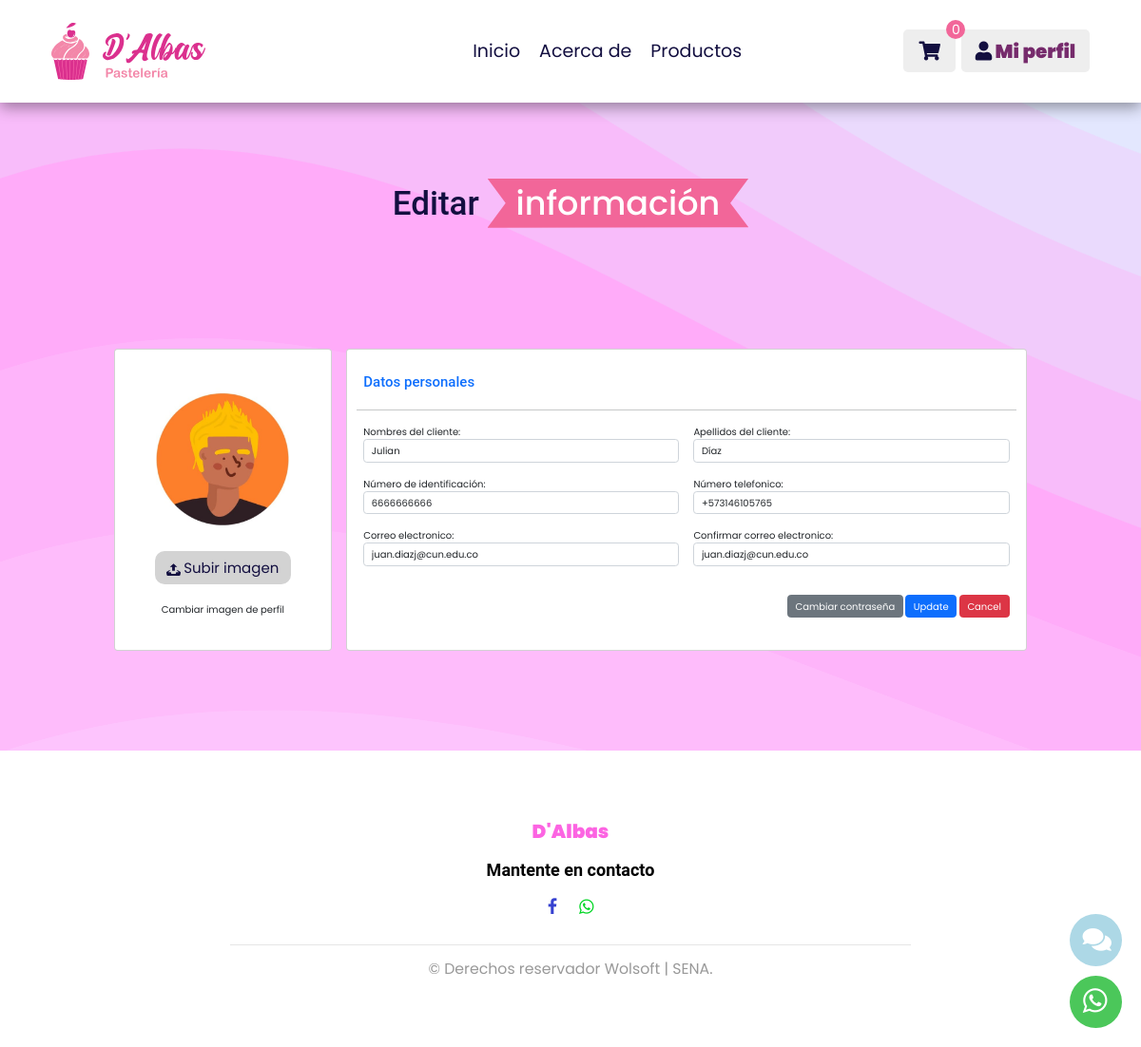
The app's page /consultarClientes/3/ (signed in) with its own data.
### app_DAlbas/models.py (models this page shows, shortened)
class User(AbstractUser):
    fotoUsuario = models.ImageField(upload_to=f"usuarios/",null=True,blank=True,db_comment="Foto del Usuario")
    tipoUsuario = models.CharField(max_length=15,choices=TIPO_USUARIOS,db_comment="Nombre del Tipo de usuario")
    estadoUsuario = models.CharField(max_length=10,choices=ESTADOS_USUARIOS,default='Activo',db_comment="Estado de los usuarios, deben estar activos para poder ingresar")
    fechaHoraCreacion  = models.DateTimeField(auto_now_add=True,db_comment="Fecha y hora del registro")
    fechaHoraActualizacion = models.DateTimeField(auto_now=True,db_comment="Fecha y hora última actualización")

class Clientes(User):
    identificacionCliente = models.CharField(max_length=20,unique=True,db_comment='Identificación del cliente, puede ser cédula o NUIP')
    telefonoCliente = models.CharField(max_length=20,null=True,db_comment='Número telefono del cliente')
    fechaHoraCreacionCliente = models.DateTimeField(auto_now_add=True,db_comment='Fecha y hora del registro del cliente')
    fechaHoraActualizacionCliente = models.DateTimeField(auto_now=True,db_comment='Fecha y hora última actualización')

### app_DAlbas/views.py (the view)
# urls.py: path('consultarClientes/<int:id>/', views.consultarCliente),
def consultarCliente(request, id):
    if request.user.is_authenticated:
        if request.user.groups.filter(name='Cliente').exists():
            try:
                cliente=Clientes.objects.get(id=id)
                mensaje=""
            except Error as error:
                mensaje=f"Problemas {error}"
            retorno={"mensaje":mensaje,"cliente":cliente}
            return render(request,"cliente/editarCliente.html",retorno)
        else:
            retorno = {"mensaje": "No tienes permiso para ingresar a esta vista"}
    else:
        retorno = {"mensaje": "Debe ingresar con sus credenciales"}
    return render(request, "login.html", retorno)

### app_DAlbas/Carrito.py (called while the page is built)
    def obtener_cantidad_total(self):
        total_cantidad = 0
        for producto_id, item in self.carrito.items():
            total_cantidad += item['cantidad']
        return total_cantidad

### app_DAlbas/context_processor.py (called while the page is built, shortened)
def totalCarrito(request):
    total = 0
    return {"total_carrito": total}

def cantidad_productos_carrito(request):
    carrito = Carrito(request)
    cantidad_productos = carrito.obtener_cantidad_total()
    return {'cantidad_productos_carrito': cantidad_productos}

### app_DAlbas/templates/cliente/editarCliente.html (shortened to what this page needs)
{% extends "index.html" %}
{% block encabezado %}
    {% include "cliente/encabezado.html" %}
{% endblock %}
{% block contenido %}
<br><br>
<div>
    <h1 class="heading"> Editar <span>información</span></h1>
</div>
<br>
<div class="container mt-5 mb-5">
    <form action="/actualizarClientes/" method="post" id="frmUpdateCliente" autocomplete="off" enctype="multipart/form-data" novalidate>
        <div class="row gutters">
            <div class="col-xl-3 col-lg-3 col-md-12 col-sm-12 col-12">
            <div class="card edit h-100">
                <div class="card-body">
                    <div class="account-settings">
                        <div class="row mx-1">
                            <div class="col-12 col-md-12 col-lg-12 mx-auto mb-3 text-center">
                                <div class="mt-5 mb-4">
                                    <img class="rounded" id="imagenProducto" src="/media/{{cliente.fotoUsuario}}" alt="Foto de perfil">
                                </div>
                                <div class="container-input">
                                    <label for="fileFoto">
                                        <span class="iborrainputfile" id="btnSubirImagen">Subir imagen</span>
                                    </label>
                                </div>
                                <div class="m-4">
                                    <label for="fileFoto">Cambiar imagen de perfil</label>
                                </div>
                            </div>
                        </div>
                    </div>
                </div>
            </div>
            </div>
            <div class="col-xl-9 col-lg-9 col-md-12 col-sm-12 col-12">
            <div class="card edit h-100">
                <div class="card-body mx-4">
                    <div class="row gutters">
                        <div class="col-xl-12 col-lg-12 col-md-12 col-sm-12 col-12 mt-4 mb-4">
                            <h4 class="mb-2 text-primary">Datos personales</h4>
                        </div>
                        <hr class="mb-4">
                        <div class="col-xl-6 col-lg-6 col-md-6 col-sm-6 col-12 mb-4">
                            <div class="form-group">
                                <label for="txtNombre">Nombres del cliente:</label>
                                <input type="text" class="form-control" id="txtNombre" name="txtNombre" value="{{cliente.first_name}}" required>
                            </div>
                        </div>
                        <div class="col-xl-6 col-lg-6 col-md-6 col-sm-6 col-12 mb-4">
                            <div class="form-group">
                                <label for="txtApellido">Apellidos del cliente:</label>
                                <input type="text" class="form-control" id="txtApellido" name="txtApellido" value="{{cliente.last_name}}" required>
                            </div>
                        </div>
                        <div class="col-xl-6 col-lg-6 col-md-6 col-sm-6 col-12 mb-4">
                            <div class="form-group">
                                <label for="txtIdentificacion">Número de identificación:</label>
                                <input type="number" class="form-control" id="txtIdentificacion" name="txtIdentificacion" value="{{cliente.identificacionCliente}}" required>
                            </div>
                        </div>
                        <div class="col-xl-6 col-lg-6 col-md-6 col-sm-6 col-12 mb-4">
                            <div class="form-group">
                                <label for="txtTelefono">Número telefonico:</label>
                                <input type="tel" class="form-control" id="txtTelefono" name="txtTelefono" value="{{cliente.telefonoCliente}}" required>
                            </div>
                        </div>
                        <div class="col-xl-6 col-lg-6 col-md-6 col-sm-6 col-12 mb-4">
                            <div class="form-group">
                                <label for="txtCorreo">Correo electronico:</label>
                                <input type="email" class="form-control" id="txtCorreo" name="txtCorreo" value="{{cliente.email}}" required>
                            </div>
                        </div>
                        <div class="col-xl-6 col-lg-6 col-md-6 col-sm-6 col-12 mb-4">
                            <div class="form-group">
                                <label for="txtCorreoConfirmado">Confirmar correo electronico:</label>
                                <input type="text" class="form-control" id="txtCorreoConfirmado" name="txtCorreoConfirmado" placeholder="Confirme su correo electronico" value="{{cliente.email}}" autocomplete="off" required>
                            </div>
                        </div>
                    </div>
                    <div class="row gutters">
                        <div class="col-xl-12 col-lg-12 col-md-12 col-sm-12 col-12 mt-4 mb-4 d-flex align-items-end justify-content-end">
                            <div class="text-right">
                                <button type="button" class="btn btn-secondary" id="btnCambiarContrasena">Cambiar contraseña</button>
                                <button type="submit" class="btn btn-primary">Update</button>
                                <a href="/vistaPerfilUsuario/" type="button" class="btn btn-danger">Cancel</a>
                            </div>
                        </div>
                    </div>
                </div>
            </div>
            </div>
            </div>
    </form>
</div>
<br><br><br><br><br>
{% endblock %}
{% block footer %}
{% include "cliente/footer.html" %}
{% endblock %}

### app_DAlbas/static/css/style.css (style rules this page uses)
:root { --orange: #F26699; --black: #130f40; --light-color: #762b6c; --with: #F2F2F2; --pink-pastel: #F285AD; --pink: #D9145C; --box-shadow: 0 .5rem 1.5rem rgba(0, 0, 0, 0.384); --border: .2rem solid rgba(0, 0, 0, .1); --outline: .1rem solid rgba(0, 0, 0, .1); --outline-hover: .2rem solid var(--light-color); }
* { font-family: 'Poppins', sans-serif; margin: 0; padding: 0; box-sizing: border-box; outline: none; border: none; text-decoration: none; transition: all .2s linear; }
html { font-size: 62.5%; overflow-x: hidden; scroll-behavior: smooth; scroll-padding-top: 7rem; }
body { background-color: #FCD3FF; background-attachment: fixed; background-size: cover; }
.heading { margin-top: 3rem; text-align: center; padding: 2rem 0; padding-bottom: 3rem; font-size: 3.5rem; color: var(--black); }
.heading span { background: var(--orange); color: #fff; display: inline-block; padding: .5rem 3rem; clip-path: polygon(100% 0, 93% 50%, 100% 99%, 0% 100%, 7% 50%, 0% 0%); }
#imagenProducto { background-image: url(../images/User.png) !important; background-size: cover; width: 150px; height: 150px; }
.container-input { padding-top: 7px; border-radius: 6px; width: 100%; }
.inputfile+label { max-width: 80%; font-size: 1.25rem; font-weight: 700; text-overflow: ellipsis; white-space: nowrap; cursor: pointer; display: inline-block; overflow: hidden; padding: 0.625rem 1.25rem; }
.inputfile+label svg { width: 1em; height: 1em; vertical-align: middle; fill: currentColor; }
.iborrainputfile { font-size: 15px; font-weight: normal; }
.inputfile-1+label { border-radius: 10px; color: var(--black); background-color: lightgray; border: none; }
.d-flex { display: flex !important; }
.row { display: flex; flex-wrap: wrap; margin-right: -15px; margin-left: -15px; }
.h-100 { height: 100% !important; }
a { color: #007bff; text-decoration: none; background-color: transparent; }
.container { font-family: Arial, sans-serif; margin: 0 auto; width: 80%; }
a { -webkit-transition: .3s all ease; -o-transition: .3s all ease; transition: .3s all ease; }
a, a:hover { text-decoration: none !important; }
h1 { font-size: 2rem; margin: 0 0 1.5em; }
h1, h2, h3, h4, h5, h6, .h1, .h2, .h3, .h4, .h5, .h6 { font-family: "Roboto", -apple-system, BlinkMacSystemFont, "Segoe UI", Roboto, "Helvetica Neue", Arial, "Noto Sans", sans-serif, "Apple Color Emoji", "Segoe UI Emoji", "Segoe UI Symbol", "Noto Color Emoji"; }

### records on screen
User: fotoUsuario (picture), txtNombre "Julian", txtApellido "Díaz", txtCorreo "juan.diazj@cun.edu.co", txtCorreoConfirmado "juan.diazj@cun.edu.co"
Clientes: txtIdentificacion "6666666666", txtTelefono "+573146105765"

### other values on screen
{{ cantidad_productos_carrito }} "0"
